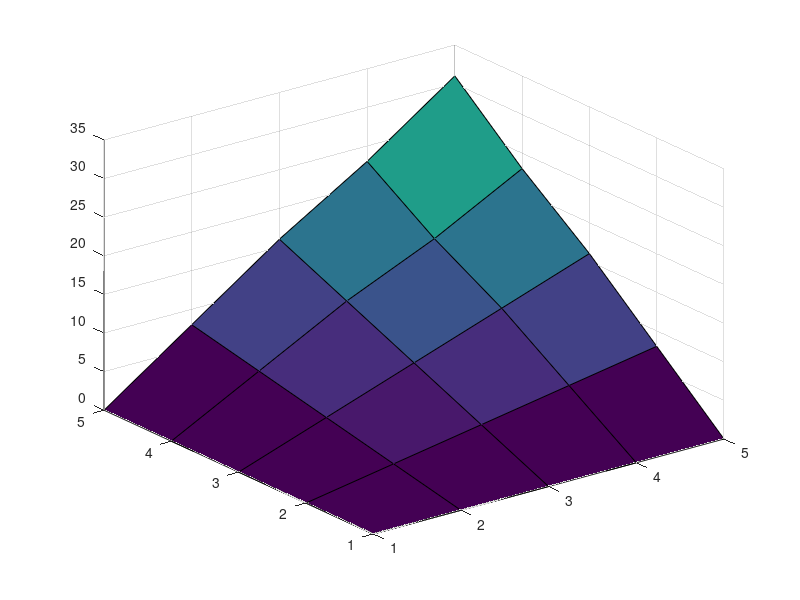

The MATLAB script that drew this image:
%% 1 Image Sampling
bright = @(x,y) x*(1-y);

dim = 5;
A = zeros(dim,dim);
set = linspace(0,1,dim)

for i = 1:dim
   for j = 1:dim
       A(i,j) = bright(set(i),set(end-j+1));
   end 
end

B = round(A*31)

surf(B)

%% 7

phi1 = 1/3*[0 1 0; 1 1 1; 1 0 1; 1 1 1]
phi2 = 1/2*[0 0 0; 0 0 0; 1 0 -1; 1 0 -1]
phi3 = 1/2*[1 0 -1; 1 0 -1; 0 0 0; 0 0 0]
phi4 = 1/3*[1 1 1; 1 0 1; -1 -1 -1; 0 -1 0]

sp = @(u,v) sum(sum(u.*v));
nrm = @(u) sqrt(sp(u,u));

[sp(phi1,phi2) sp(phi1,phi3) sp(phi1,phi4) sp(phi2,phi3) sp(phi2,phi4) sp(phi3,phi4)]

[nrm(phi1) nrm(phi2) nrm(phi3) nrm(phi4)]

f = [-2 6 3; 13 7 5; 7 1 8; -3 4 4]

fproj = sp(f,phi1)*phi1 + sp(f,phi2)*phi2 + sp(f,phi3)*phi3 + sp(f,phi4)*phi4
